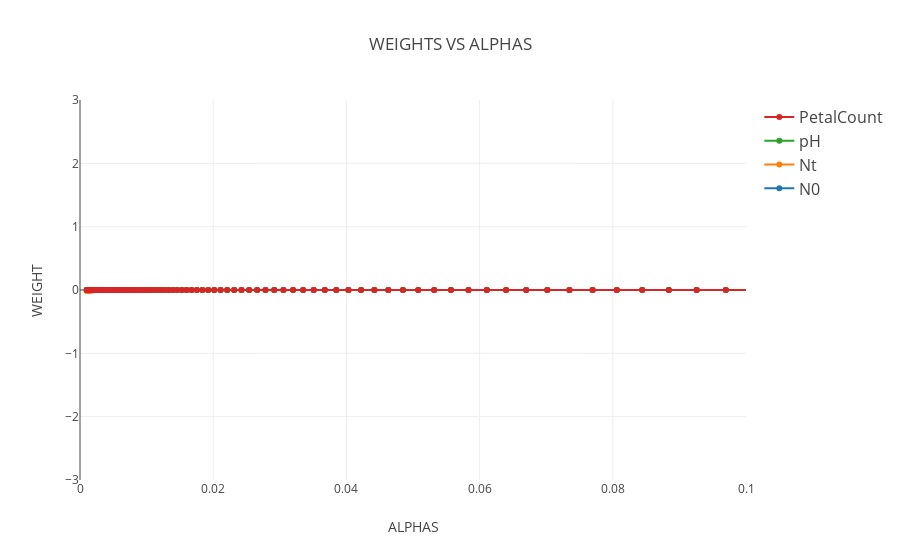

Notebook source saved alongside this figure:
### Markdown cell above
## WEIGHT VS ALPHA ##

### Code cell
data = []
for beta in range(len(X_train.columns)):
    trace = go.Scatter(
        x = alphas,
        y = coefs[:,beta],
        mode='lines+markers',
        name = X_train.columns[beta],
        line=dict(shape='linear')
    )
    data.append(trace)
layout = dict(
    title='WEIGHTS VS ALPHAS',
    yaxis = dict(
        range = [-3,3],
        title='WEIGHT'
    ),
    xaxis = dict(
        range = [0,0.1],
        title='ALPHAS'
    ),
    legend=dict(
        traceorder='reversed',
        font=dict(size=16)
    ))

fig = dict(data=data, layout=layout)
plot.iplot(fig, filename='WEIGHT_VS_ALPHA_TREEAGE')

### Figure 1 — Plotly figure (JSON) as saved in the notebook; plotly's stock layout.template omitted (floating-point values rounded to 4 significant figures; data arrays with more than 128 entries replaced by an {"elided": "..."} marker saying what was removed)
{"data": [{"line": {"shape": "linear"}, "mode": "lines+markers", "name": "N0", "type": "scatter", "x": {"elided": "300 float values"}, "y": {"elided": "300 int values"}}, {"line": {"shape": "linear"}, "mode": "lines+markers", "name": "Nt", "type": "scatter", "x": {"elided": "300 float values"}, "y": {"elided": "300 float values"}}, {"line": {"shape": "linear"}, "mode": "lines+markers", "name": "pH", "type": "scatter", "x": {"elided": "300 float values"}, "y": {"elided": "300 int values"}}, {"line": {"shape": "linear"}, "mode": "lines+markers", "name": "PetalCount", "type": "scatter", "x": {"elided": "300 float values"}, "y": {"elided": "300 int values"}}], "layout": {"legend": {"font": {"size": 16}, "traceorder": "reversed"}, "title": "WEIGHTS VS ALPHAS", "xaxis": {"range": [0, 0.1], "title": "ALPHAS"}, "yaxis": {"range": [-3, 3], "title": "WEIGHT"}}}
